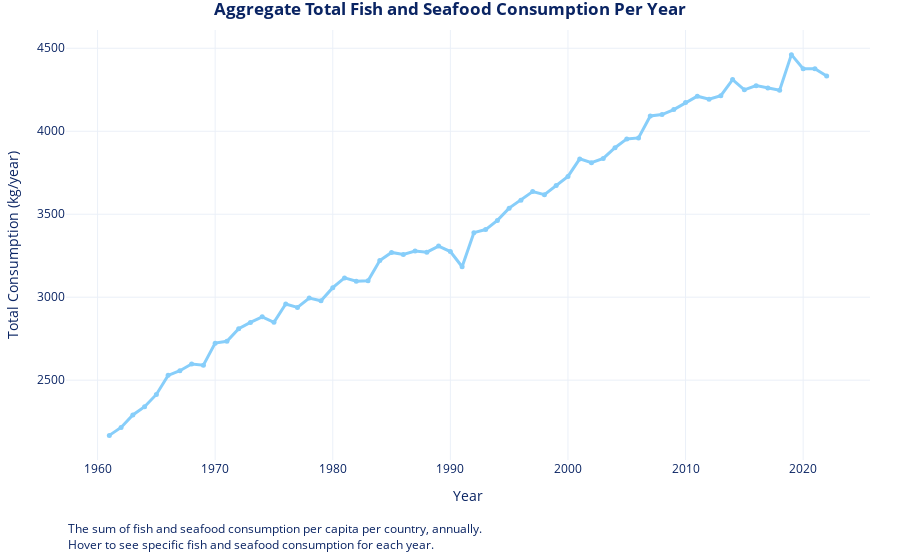

The notebook cell this image was saved under:
### Code cell
import pandas as pd
import plotly.graph_objects as go

# Load data
df = pd.read_csv("../data/fish-and-seafood-consumption-per-capita.csv")

# Clean column name
df.columns = ['Entity', 'Code', 'Year', 'Consumption_per_capita_kg_per_year']

# Convert to numeric
df['Consumption_per_capita_kg_per_year'] = pd.to_numeric(df['Consumption_per_capita_kg_per_year'], errors='coerce')

# Group by year and sum consumption
total_consumption_per_year = df.groupby('Year')['Consumption_per_capita_kg_per_year'].sum().reset_index()

# Create figure
fig = go.Figure()

fig.add_trace(go.Scatter(
    x=total_consumption_per_year['Year'],
    y=total_consumption_per_year['Consumption_per_capita_kg_per_year'],
    mode="lines+markers",
    line=dict(color="#87cefa", width=3),
    marker=dict(size=5),
    name="Total Consumption",
    hovertemplate=(
        "<b>Year</b>: %{x}<br>"
        "<b>Total Consumption</b>: %{y:.0f} kg/year<extra></extra>"
    )
))

fig.update_layout(
    title={
        'text': '<b>Aggregate Total Fish and Seafood Consumption Per Year</b>',
        'x': 0.5,
        'xanchor': 'center',
    },
    xaxis_title="Year",
    yaxis_title="Total Consumption (kg/year)",
    template="plotly_white",
    hovermode="x unified",
    margin={'l': 30, 'b': 100, 'r': 30, 't': 30},
    font=dict(color='#0a2463')
)

fig.add_annotation(x=0, y=-0.22,
                   xref="paper", yref="paper",
                   showarrow=False,
                   align='left',
                   xanchor='left', yanchor='bottom',
                   text="The sum of fish and seafood consumption per capita per country, annually. <br>" + \
                        'Hover to see specific fish and seafood consumption for each year.')

fig.update_annotations(
    font=dict(color='#0a2463')
)

fig.show()

### Figure 1 — Plotly figure (JSON) as saved in the notebook; plotly's stock layout.template omitted (floating-point values rounded to 4 significant figures)
{"data": [{"hovertemplate": "<b>Year</b>: %{x}<br><b>Total Consumption</b>: %{y:.0f} kg/year<extra></extra>", "line": {"color": "#87cefa", "width": 3}, "marker": {"size": 5}, "mode": "lines+markers", "name": "Total Consumption", "type": "scatter", "x": [1961, 1962, 1963, 1964, 1965, 1966, 1967, 1968, 1969, 1970, 1971, 1972, 1973, 1974, 1975, 1976, 1977, 1978, 1979, 1980, 1981, 1982, 1983, 1984, 1985, 1986, 1987, 1988, 1989, 1990, 1991, 1992, 1993, 1994, 1995, 1996, 1997, 1998, 1999, 2000, 2001, 2002, 2003, 2004, 2005, 2006, 2007, 2008, 2009, 2010, 2011, 2012, 2013, 2014, 2015, 2016, 2017, 2018, 2019, 2020, 2021, 2022], "y": [2167.0, 2215.0, 2291.0, 2340.0, 2414.0, 2529.0, 2557.0, 2597.0, 2590.0, 2723.0, 2735.0, 2810.0, 2848.0, 2882.0, 2849.0, 2959.0, 2938.0, 2995.0, 2979.0, 3057.0, 3116.0, 3096.0, 3100.0, 3221.0, 3270.0, 3258.0, 3278.0, 3272.0, 3308.0, 3275.0, 3184.0, 3389.0, 3408.0, 3463.0, 3537.0, 3585.0, 3636.0, 3618.0, 3673.0, 3728.0, 3834.0, 3811.0, 3836.0, 3901.0, 3954.0, 3960.0, 4092.0, 4101.0, 4131.0, 4173.0, 4211.0, 4193.0, 4215.0, 4311.0, 4250.0, 4275.0, 4260.0, 4247.0, 4462.0, 4376.0, 4376.0, 4333.0]}], "layout": {"annotations": [{"align": "left", "font": {"color": "#0a2463"}, "showarrow": false, "text": "The sum of fish and seafood consumption per capita per country, annually. <br>Hover to see specific fish and seafood consumption for each year.", "x": 0, "xanchor": "left", "xref": "paper", "y": -0.22, "yanchor": "bottom", "yref": "paper"}], "font": {"color": "#0a2463"}, "hovermode": "x unified", "margin": {"b": 100, "l": 30, "r": 30, "t": 30}, "title": {"text": "<b>Aggregate Total Fish and Seafood Consumption Per Year</b>", "x": 0.5, "xanchor": "center"}, "xaxis": {"title": {"text": "Year"}}, "yaxis": {"title": {"text": "Total Consumption (kg/year)"}}}}
